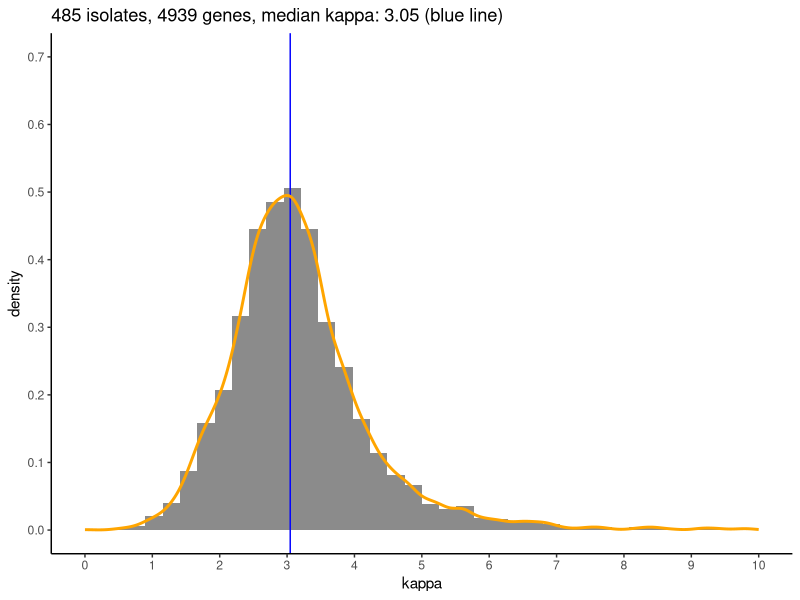
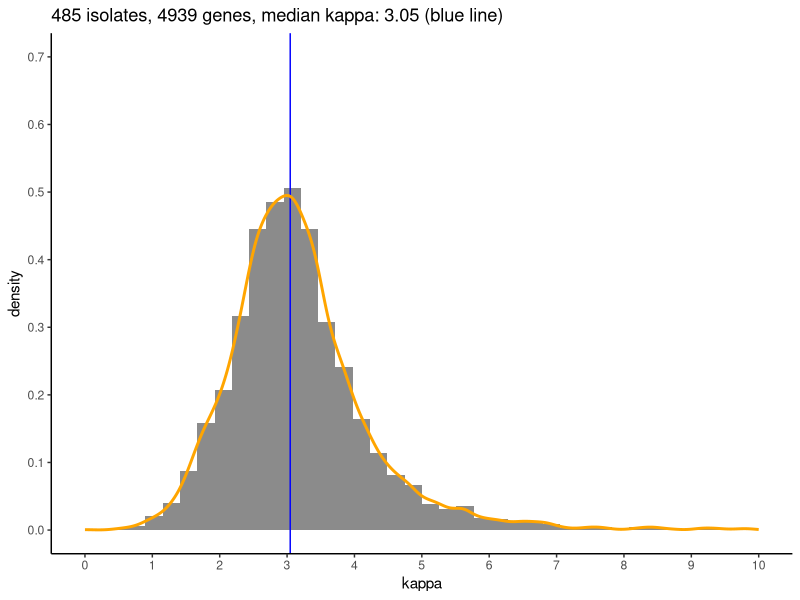

The R script that drew these images, in order: (Note: this script raises an error after producing the figures.)
Species_is="Zymoseptoria_RUN2"
Abb_is="Zymoseptoria"
Abb_slurm="ZT"
Num_chr=485

# plot alignment rate
library(ggplot2)
library(ggforce)
library(dplyr)

# load data
run_loose_kappa <- read.table("2_loose_kapa_list.txt", header = F, sep = "|")
#PAV_genes <- read.table(paste0({Abb_slurm},".GenePAV.txt"), header = TRUE)
core_genes <- read.table("popstat.ZT.4939.kappa3.05.CoreGenes.txt", header = F, sep = "|")

# remove genes in PAV
run_loose_kappa <- run_loose_kappa %>% filter(V1 %in% core_genes$V1)

# get mean and median
kappa_mean=format(round(mean(run_loose_kappa$V3), 2), nsmall = 2)
kappa_median=format(round(median(run_loose_kappa$V3), 2), nsmall = 2)

# number of genes
number_of_genes=(length(run_loose_kappa$V3))

# plot
#ggplot(run_loose_kappa_ZT, aes(x=V3)) + geom_histogram(bins=5000)

# with density line
ggplot(run_loose_kappa) + 
  aes(x=V3) +
  geom_histogram(aes(y = ..density..), alpha = 0.7, bins = 40) +
  geom_vline(xintercept=mean(run_loose_kappa$V3), color = "red") +
  geom_vline(xintercept=median(run_loose_kappa$V3), color = "blue") +
  scale_y_continuous(breaks=c(0,0.1,0.2,0.3,0.4,0.5,0.6,0.7), limits=c(0,0.7)) +
  scale_x_continuous("kappa", breaks=c(0,1,2,3,4,5,6,7,8,9,10), limits=c(0,10)) +
  geom_line(aes(y = ..density..), stat = 'density', color = "orange", size = 1) +
  ggtitle(paste(Num_chr,"isolates,",number_of_genes,"genes,","median kappa:",kappa_median,"(blue line)")) +
  theme_classic()

ggsave(file = paste0({Abb_slurm},".",{Num_chr},".",{number_of_genes},"genes.kappa",{kappa_median},".core.jpeg"), width = 9, height = 5, dpi = 300, units = "in", device='jpeg')

write.table(previous_dataset, paste0("popstat.",{Abb_slurm},".",{number_of_genes},".kappa",{kappa_median},".CoreGenes.txt"), quote = FALSE, row.names = FALSE, col.names = FALSE, sep = "|")
